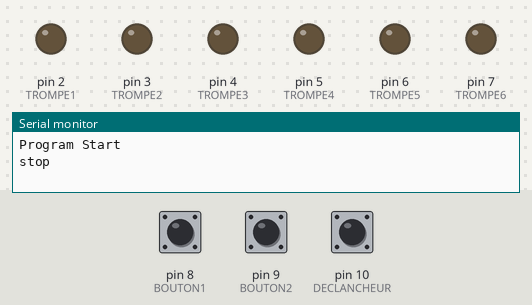
Recording of a program running on a simulated Arduino Nano, built with avr-gcc and run on an emulated ATmega328P. On the bench: output pins drawn as LEDs (lit = HIGH), the last lines printed to the serial monitor. Dashed ring = blinking. Inputs (shaded band) come from the test bench; at power-on: pin 8 (BOUTON1) HIGH, pin 9 (BOUTON2) HIGH, pin 10 (DECLANCHEUR) HIGH.

Above: at 1.2 s.
1.3 s: pin 8 (BOUTON1) pulled LOW for 1 s
At 1.7 s:
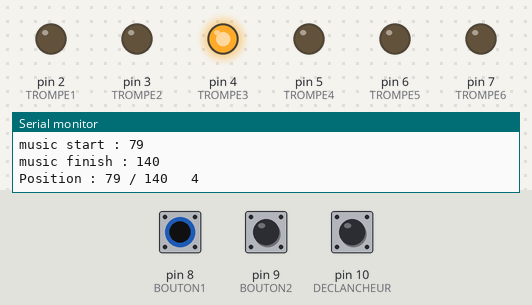
3.8 s: pin 9 (BOUTON2) pulled LOW for 3.2 s
At 4.24 s:
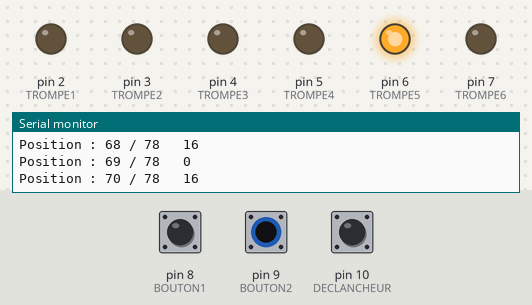
8.5 s: pin 10 (DECLANCHEUR) pulled LOW for 3.2 s
At 9.19 s:
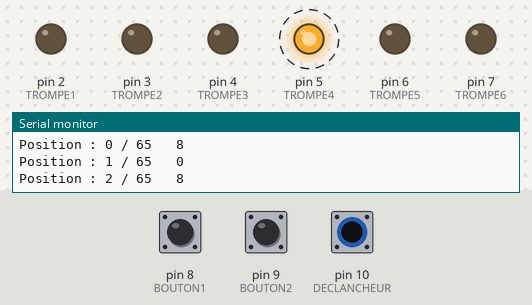
13.2 s: pin 8 (BOUTON1) pulled LOW for 3.2 s
At 15.44 s:
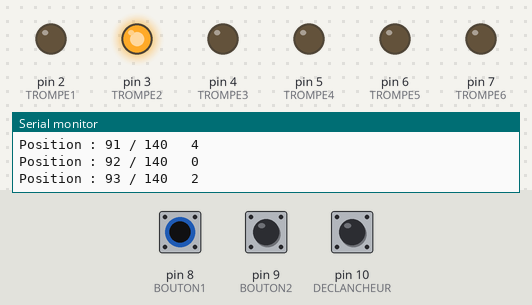
Timing chart, 0 to 17.9 s (numbered marks = the images above; inputs shaded):
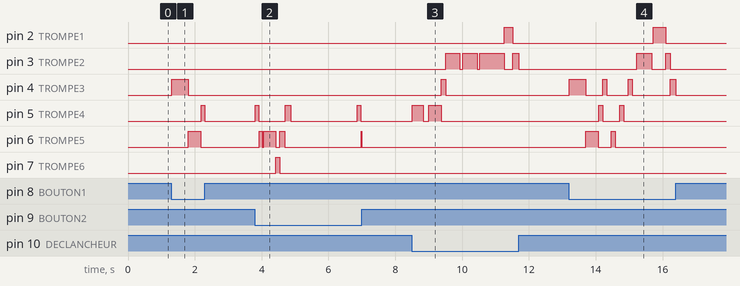

The program:

main.cpp
```cpp
#include <Arduino.h>
#include <mem.h>

#define TROMPE1 2
#define TROMPE2 3
#define TROMPE3 4
#define TROMPE4 5
#define TROMPE5 6
#define TROMPE6 7

#define BOUTON1 8
#define BOUTON2 9
#define DECLANCHEUR 10

//function declaration

unsigned long stopTime;
int numMusic = 0;
int musicPointer = 0;
int musicend =0;
bool finishedMusic = false;

// put function declarations here:
void writePin(char value);

void setup() {
  // put your setup code here, to run once:
  Serial.begin(9600);

  pinMode(TROMPE1,OUTPUT);
  pinMode(TROMPE2,OUTPUT);
  pinMode(TROMPE3,OUTPUT);
  pinMode(TROMPE4,OUTPUT);
  pinMode(TROMPE5,OUTPUT);
  pinMode(TROMPE6,OUTPUT);

  pinMode(BOUTON1,INPUT_PULLUP);
  pinMode(BOUTON2,INPUT_PULLUP);
  pinMode(DECLANCHEUR,INPUT_PULLUP);

  Serial.println("Program Start");
}

void loop() {

  Serial.println("");
  Serial.println("stop");
  writePin(0);
  //delay(1000);

  while (digitalRead(DECLANCHEUR) && digitalRead(BOUTON2) && digitalRead(BOUTON1)){

    // if(!digitalRead(BOUTON1)){
    //   numMusic++;
    //   if(numMusic>=NUMBERMUSIC){
    //     numMusic = 0;
    //   }
    //   Serial.print("music selected : ");
    //   Serial.println(numMusic);
    //   delay(100);//rebound protection
    //   while (!digitalRead(BOUTON1));
    //   delay(100);//rebound protection
    // }

    // if(!digitalRead(BOUTON2)){
    //   numMusic--;
    //   if(numMusic<0){
    //     numMusic = NUMBERMUSIC - 1;
    //   }
    //   Serial.print("music selected : ");
    //   Serial.println(numMusic);
    //   delay(100);//rebound protection
    //   while (!digitalRead(BOUTON2));
    //   delay(100);//rebound protection
    // }
  }
  if(!digitalRead(DECLANCHEUR)){numMusic=0;}
  if(!digitalRead(BOUTON2)){numMusic=1;}
  if(!digitalRead(BOUTON1)){numMusic=2;}

  Serial.println("");
  Serial.println("start");
  //delay(1000);
  musicPointer = memHeader[numMusic*2];
  musicend = memHeader[numMusic*2] + memHeader[numMusic*2 + 1] - 1;
  Serial.print("music start : ");
  Serial.println(musicPointer);
  Serial.print("music finish : ");
  Serial.println(musicend);
  stopTime = 0;
  finishedMusic = false;
  while (!digitalRead(DECLANCHEUR)||!digitalRead(BOUTON1)||!digitalRead(BOUTON2)){
    if(stopTime<millis() && !finishedMusic){
      if(musicPointer>=musicend){
        Serial.println("Finished Music, Restart");
        musicPointer = memHeader[numMusic*2];
        stopTime = millis() + memMusic[musicPointer].duration;
        writePin(0);
      }
      else{
        Serial.print("Position : ");
        Serial.print(musicPointer);
        Serial.print(" / ");
        Serial.print(musicend);
        Serial.print("   ");
        Serial.println(memMusic[musicPointer].note);
        writePin(memMusic[musicPointer].note);
        musicPointer++;
        stopTime = millis() + memMusic[musicPointer].duration;
      }
    }
  }
}

void writePin(char value){
  digitalWrite(TROMPE1,value & 0b000001);
  digitalWrite(TROMPE2,value & 0b000010);
  digitalWrite(TROMPE3,value & 0b000100);
  digitalWrite(TROMPE4,value & 0b001000);
  digitalWrite(TROMPE5,value & 0b010000);
  digitalWrite(TROMPE6,value & 0b100000);
}
```

mem.h
```cpp
#pragma once
#include "Arduino.h"

#define NUMBERMUSIC 3

const int memHeader[NUMBERMUSIC*2] = {0,66,66,13,79,62};

struct MusicNote {
    uint16_t duration;
    uint8_t note;
};


const MusicNote memMusic[500]  = {


// genrated from: .\7eCompagnies3.mid
// lenght: 66
// Total Time: 15.975s
    {0,8},
    {328,0},
    {172,8},
    {375,0},
    {0,4},
    {125,0},
    {0,2},
    {414,0},
    {94,2},
    {427,0},
    {83,2},
    {732,0},
    {0,1},
    {250,0},
    {0,2},
    {1000,0},
    {0,4},
    {414,0},
    {70,4},
    {391,0},
    {0,8},
    {125,0},
    {0,16},
    {1000,0},
    {0,8},
    {451,0},
    {57,8},
    {367,0},
    {0,16},
    {125,0},
    {0,32},
    {1000,0},
    {0,8},
    {404,0},
    {83,8},
    {388,0},
    {0,4},
    {125,0},
    {0,2},
    {370,0},
    {130,2},
    {326,0},
    {174,2},
    {750,0},
    {0,1},
    {250,0},
    {0,2},
    {1000,0},
    {0,4},
    {396,0},
    {112,4},
    {367,0},
    {0,8},
    {125,0},
    {0,16},
    {500,0},
    {0,8},
    {375,0},
    {0,4},
    {125,0},
    {0,8},
    {500,0},
    {0,16},
    {487,48},
    {13,32},
    {987,0},


// genrated from: .\totallispies2.mid
// lenght: 13
// Total Time: 1.042s
    {0,8},
    {105,0},
    {12,16},
    {93,0},
    {47,16},
    {349,0},
    {12,32},
    {116,0},
    {0,16},
    {140,0},
    {23,8},
    {151,0},
    {2000,0},

// genrated from: .\gendarme1.mid
// lenght: 62
// Total Time: 10.588s
    {0,4},
    {495,0},
    {5,16},
    {370,0},
    {5,8},
    {120,0},
    {5,4},
    {120,0},
    {130,16},
    {120,0},
    {130,8},
    {120,0},
    {130,4},
    {120,0},
    {130,2},
    {448,0},
    {52,1},
    {370,0},
    {5,2},
    {120,0},
    {5,4},
    {995,0},
    {83,4},
    {417,0},
    {5,16},
    {370,0},
    {5,32},
    {109,48},
    {10,16},
    {109,0},
    {146,32},
    {120,0},
    {135,32},
    {120,0},
    {109,16},
    {120,0},
    {146,16},
    {245,0},
    {5,32},
    {495,0},
    {5,16},
    {245,0},
    {5,32},
    {995,0},
    {5,4},
    {495,0},
    {5,16},
    {370,0},
    {5,8},
    {104,0},
    {21,4},
    {99,0},
    {151,16},
    {120,0},
    {130,8},
    {120,0},
    {130,4},
    {120,0},
    {130,2},
    {495,0},
    {5,1},
    {120,0},


};
```

Measured:
- after the input at 1.3 s, pin 4 (TROMPE3): LOW → HIGH at once, → LOW 0.50 s later; pin 5 (TROMPE4): LOW → HIGH after 0.89 s, → LOW 0.11 s later; pin 6 (TROMPE5): LOW → HIGH after 0.51 s, → LOW 0.37 s later
- after the input at 3.8 s, pin 5 (TROMPE4): goes HIGH 0.11 s, LOW 0.80 s, HIGH 0.15 s, LOW 2.0 s, HIGH 0.11 s, then LOW, starting at once; pin 7 (TROMPE6): LOW → HIGH after 0.63 s, → LOW 0.12 s later
- after the input at 8.5 s, pin 2 (TROMPE1): LOW → HIGH after 2.8 s, → LOW 0.25 s later; pin 4 (TROMPE3): LOW → HIGH after 0.88 s, → LOW 0.13 s later; pin 5 (TROMPE4): alternates HIGH for 0.35 s and LOW for 0.17 s, 4 changes in all, then stays LOW, starting at once
- after the input at 13.2 s, pin 2 (TROMPE1): LOW → HIGH after 2.5 s, → LOW 0.37 s later; pin 3 (TROMPE2): LOW → HIGH after 2.0 s, → LOW 0.45 s later, → HIGH 0.43 s later, → LOW 0.12 s later
